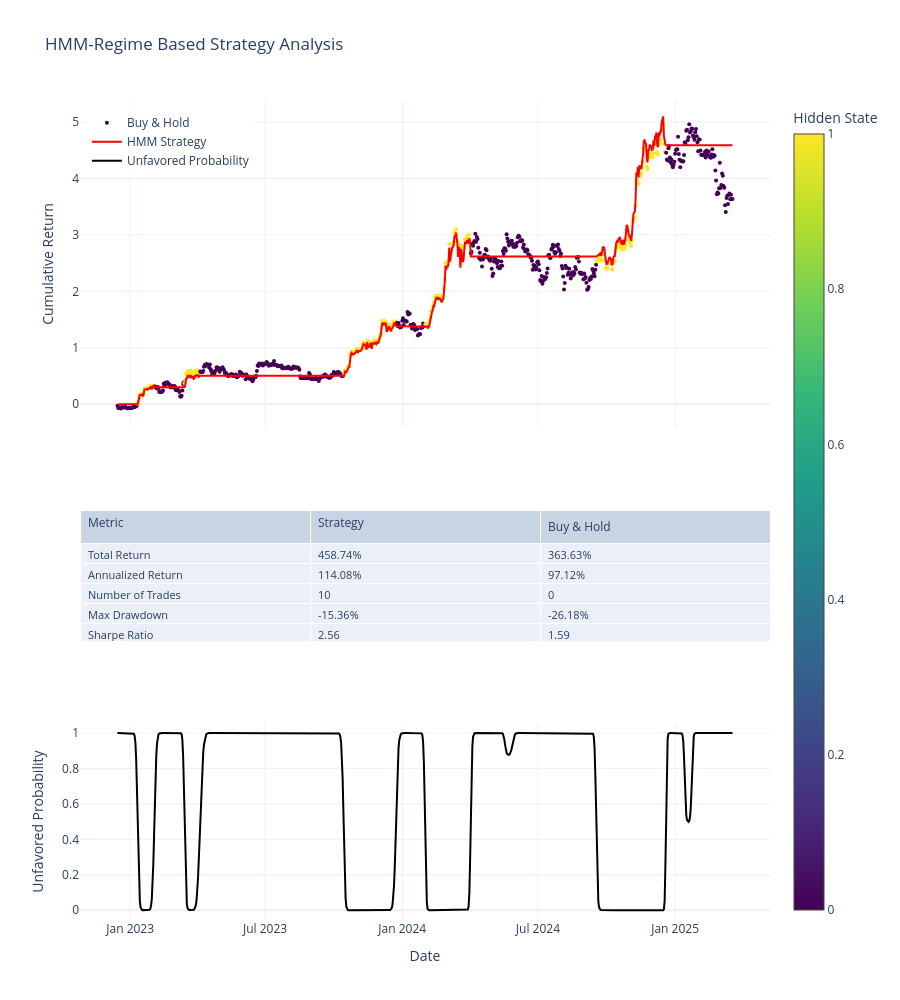
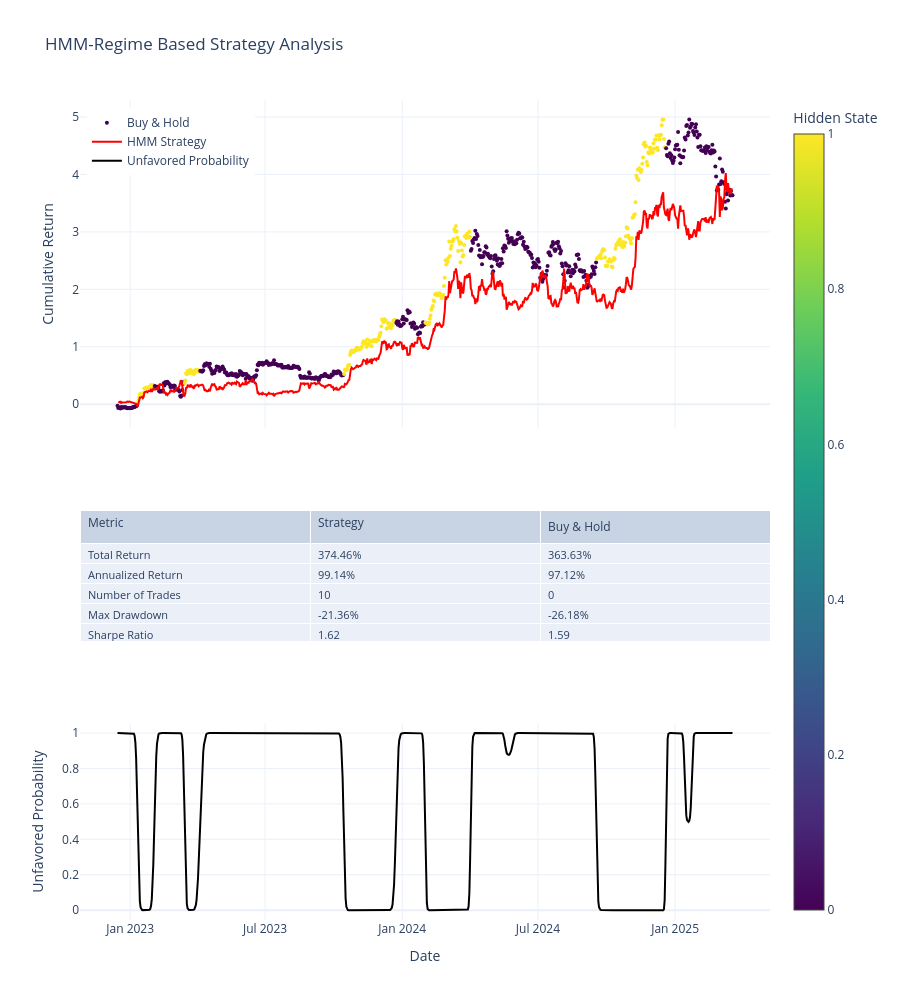

Notebook cell for these charts, in order:
### Code cell
plot_hmm_results(long_only)
plot_hmm_results(long_short)

### Figure 1 — Plotly figure (JSON) as saved in the notebook; plotly's stock layout.template omitted (floating-point values rounded to 4 significant figures; data arrays with more than 128 entries replaced by an {"elided": "..."} marker saying what was removed)
{"data": [{"marker": {"color": {"elided": "826 int values"}, "colorbar": {"title": {"text": "Hidden State"}}, "colorscale": [[0, "#440154"], [0.1111, "#482878"], [0.2222, "#3e4989"], [0.3333, "#31688e"], [0.4444, "#26828e"], [0.5556, "#1f9e89"], [0.6667, "#35b779"], [0.7778, "#6ece58"], [0.8889, "#b5de2b"], [1, "#fde725"]], "showscale": true, "size": 4}, "mode": "markers", "name": "Buy & Hold", "type": "scatter", "x": {"elided": "826 str values"}, "xaxis": "x", "y": {"elided": "826 float values"}, "yaxis": "y"}, {"line": {"color": "red", "width": 2}, "mode": "lines", "name": "HMM Strategy", "type": "scatter", "x": {"elided": "826 str values"}, "xaxis": "x", "y": {"elided": "826 float values"}, "yaxis": "y"}, {"cells": {"align": "left", "font": {"size": 11}, "values": [["Total Return", "Annualized Return", "Number of Trades", "Max Drawdown", "Sharpe Ratio", "Win Rate"], ["458.74%", "114.08%", 10, "-15.36%", "2.56", "57.46%"], ["363.63%", "97.12%", 0, "-26.18%", "1.59", "0.00%"]]}, "domain": {"x": [0, 1], "y": [0.34, 0.5]}, "header": {"align": "left", "font": {"size": 12}, "values": ["Metric", "Strategy", "Buy & Hold"]}, "type": "table"}, {"line": {"color": "black", "width": 2}, "mode": "lines", "name": "Unfavored Probability", "type": "scatter", "x": {"elided": "826 str values"}, "xaxis": "x2", "y": {"elided": "826 float values"}, "yaxis": "y2"}], "layout": {"height": 1000, "legend": {"x": 0.01, "xanchor": "left", "y": 0.99, "yanchor": "top"}, "showlegend": true, "title": {"text": "HMM-Regime Based Strategy Analysis"}, "xaxis": {"anchor": "y", "domain": [0, 1], "matches": "x2", "showticklabels": false}, "xaxis2": {"anchor": "y2", "domain": [0, 1], "title": {"text": "Date"}}, "yaxis": {"anchor": "x", "domain": [0.6, 1], "title": {"text": "Cumulative Return"}}, "yaxis2": {"anchor": "x2", "domain": [0, 0.24], "title": {"text": "Unfavored Probability"}}}}

### Figure 2 — Plotly figure (JSON) as saved in the notebook; plotly's stock layout.template omitted (floating-point values rounded to 4 significant figures; data arrays with more than 128 entries replaced by an {"elided": "..."} marker saying what was removed)
{"data": [{"marker": {"color": {"elided": "826 int values"}, "colorbar": {"title": {"text": "Hidden State"}}, "colorscale": [[0, "#440154"], [0.1111, "#482878"], [0.2222, "#3e4989"], [0.3333, "#31688e"], [0.4444, "#26828e"], [0.5556, "#1f9e89"], [0.6667, "#35b779"], [0.7778, "#6ece58"], [0.8889, "#b5de2b"], [1, "#fde725"]], "showscale": true, "size": 4}, "mode": "markers", "name": "Buy & Hold", "type": "scatter", "x": {"elided": "826 str values"}, "xaxis": "x", "y": {"elided": "826 float values"}, "yaxis": "y"}, {"line": {"color": "red", "width": 2}, "mode": "lines", "name": "HMM Strategy", "type": "scatter", "x": {"elided": "826 str values"}, "xaxis": "x", "y": {"elided": "826 float values"}, "yaxis": "y"}, {"cells": {"align": "left", "font": {"size": 11}, "values": [["Total Return", "Annualized Return", "Number of Trades", "Max Drawdown", "Sharpe Ratio", "Win Rate"], ["374.46%", "99.14%", 10, "-21.36%", "1.62", "54.36%"], ["363.63%", "97.12%", 0, "-26.18%", "1.59", "0.00%"]]}, "domain": {"x": [0, 1], "y": [0.34, 0.5]}, "header": {"align": "left", "font": {"size": 12}, "values": ["Metric", "Strategy", "Buy & Hold"]}, "type": "table"}, {"line": {"color": "black", "width": 2}, "mode": "lines", "name": "Unfavored Probability", "type": "scatter", "x": {"elided": "826 str values"}, "xaxis": "x2", "y": {"elided": "826 float values"}, "yaxis": "y2"}], "layout": {"height": 1000, "legend": {"x": 0.01, "xanchor": "left", "y": 0.99, "yanchor": "top"}, "showlegend": true, "title": {"text": "HMM-Regime Based Strategy Analysis"}, "xaxis": {"anchor": "y", "domain": [0, 1], "matches": "x2", "showticklabels": false}, "xaxis2": {"anchor": "y2", "domain": [0, 1], "title": {"text": "Date"}}, "yaxis": {"anchor": "x", "domain": [0.6, 1], "title": {"text": "Cumulative Return"}}, "yaxis2": {"anchor": "x2", "domain": [0, 0.24], "title": {"text": "Unfavored Probability"}}}}
